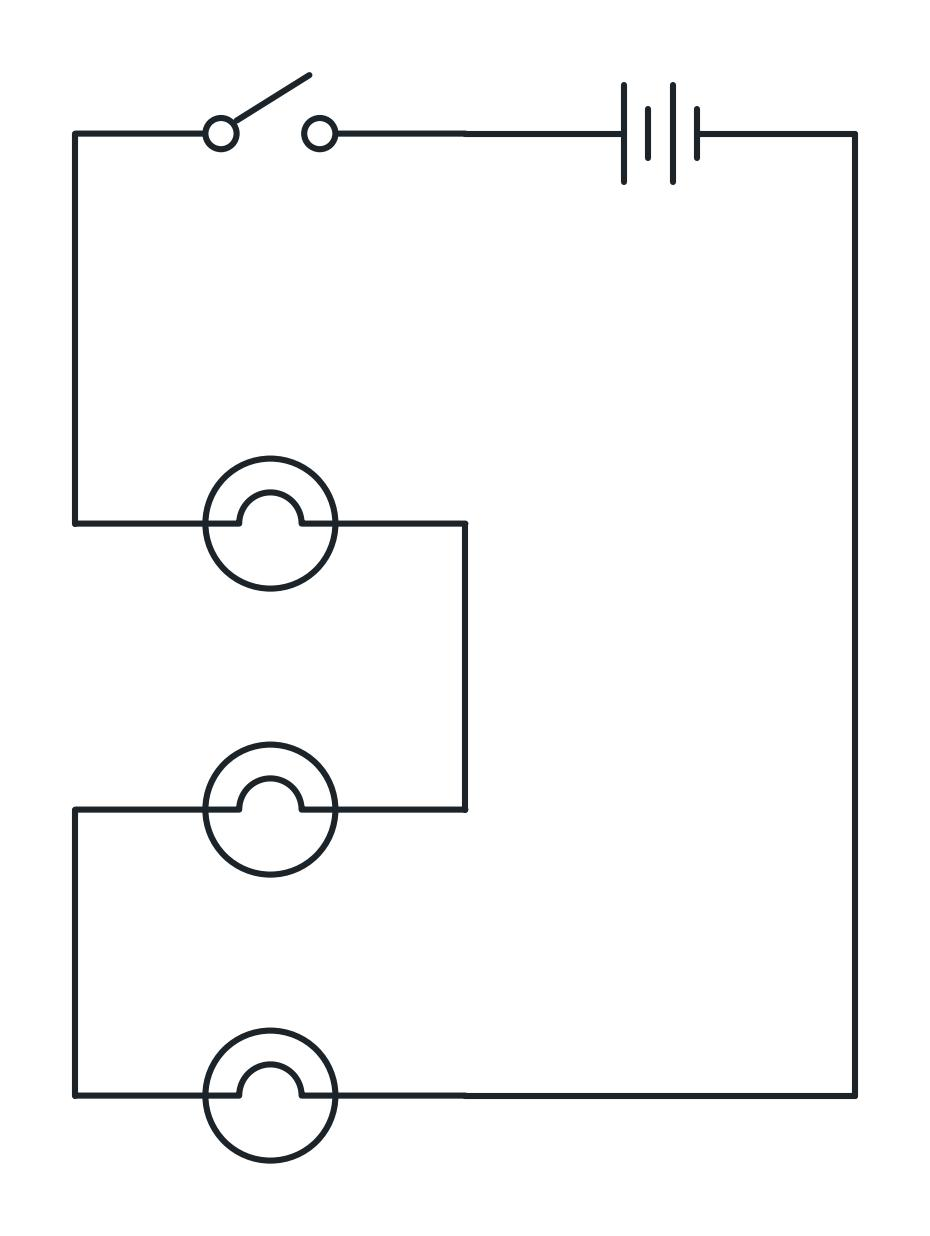

Reproduce this figure in Python.
import sys
from pathlib import Path

import matplotlib

matplotlib.use("Agg")

import schemdraw
import schemdraw.elements as elm

elm.style(elm.STYLE_IEC)

SKILL_SCRIPTS = Path.home() / ".cursor/skills/hk-circuit-diagram/scripts"
sys.path.insert(0, str(SKILL_SCRIPTS))
from incandescent_lamp import IncandescentLamp

INK = "#1c242a"
BG = "#ffffff"
out = Path(__file__).resolve().parent / "IMG_0354.jpg"
out.parent.mkdir(parents=True, exist_ok=True)

with schemdraw.Drawing(show=False, dpi=200) as d:
    d.config(color=INK, bgcolor=BG, lw=2.2, margin=0.55, inches_per_unit=0.65)
    sw = elm.Switch().right()
    bat = elm.Battery().right()

    elm.Line().down().at(sw.start)
    l1 = IncandescentLamp().right()
    l2 = IncandescentLamp().right().at(l1.start, dy=-2.2)
    elm.Line().at(l1.end).toy(l2.end)
    elm.Line().to(l2.end)
    l3 = IncandescentLamp().right().at(l2.start, dy=-2.2)
    elm.Line().at(l2.start).toy(l3.start)
    elm.Line().to(l3.start)
    elm.Line().at(l3.end).tox(bat.end)
    elm.Line().to(bat.end)
    d.save(str(out), dpi=200, transparent=False)

print(out)
